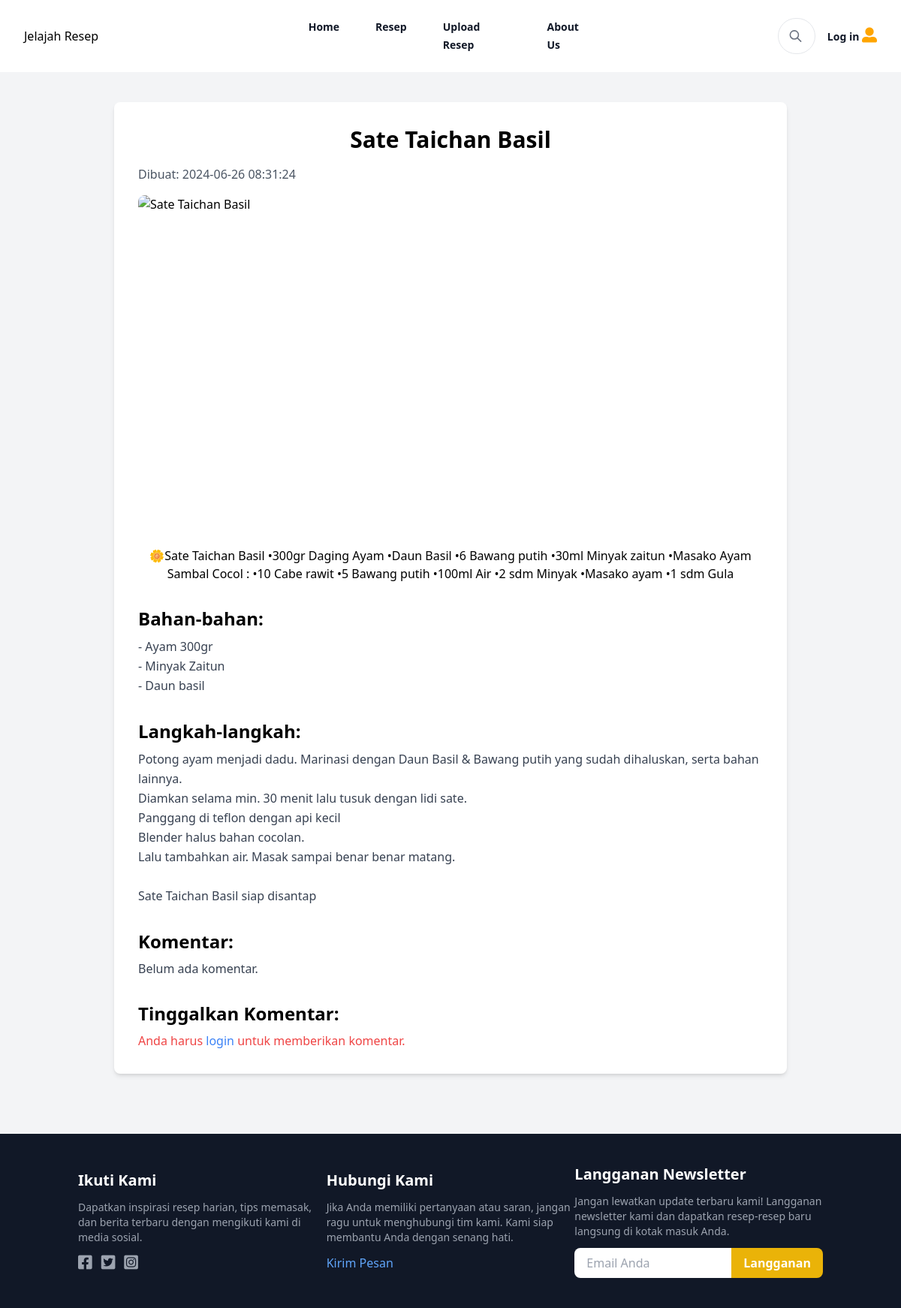
/detail_resep.php?id=6994, run on the app's committed database.
### tables this page shows
CREATE TABLE `resep_user` (
  `id_resep` int(11) NOT NULL,
  `nama_resep` varchar(255) NOT NULL,
  `bahan` text NOT NULL,
  `langkah` text NOT NULL,
  `gambar` varchar(255) NOT NULL,
  `user_id` int(11) DEFAULT NULL,
  `created_at` timestamp NOT NULL DEFAULT current_timestamp(),
  `deskripsi` text DEFAULT NULL
);

### detail_resep.php (the view, shortened to what this page needs)
<?php
include 'base_head.php';
include 'header.php';
$koneksi = mysqli_connect("localhost", "root", "", "jelajah_resep");
$id_resep = isset($_GET['id']) ? $_GET['id'] : '';
function fetchRecipeFromDatabase($id_resep, $koneksi)
{
    $sql = "SELECT * FROM resep_user WHERE id_resep = '$id_resep'";
    $result = mysqli_query($koneksi, $sql);
    if (mysqli_num_rows($result) > 0) {
        $row = mysqli_fetch_assoc($result);
        return $row;
    } else {
        return false;
    }
}
function fetchImageFromURL($url)
{
    $ch = curl_init();
    $image_data = curl_exec($ch);
    return $image_data;
}
function formatIngredients($ingredients)
{
    $ingredients = json_decode($ingredients, true);
    $formattedIngredients = "";
    foreach ($ingredients as $section) {
        foreach ($section['contents'] as $ingredient) {
            $formattedIngredients .= "- " . $ingredient['v_page_element_ingredient_item'] . "\n";
        }
    }
    return $formattedIngredients;
}
function formatSteps($steps)
{
    $steps = json_decode($steps, true);
    $formattedSteps = "";
    foreach ($steps as $step) {
        $formattedSteps .= $step['step'] . "\n";
    }
    return $formattedSteps;
}
$recipe = fetchRecipeFromDatabase($id_resep, $koneksi);
function fetchCommentsFromDatabase($id_resep, $koneksi)
{
    $sql = "
        SELECT f.komentar, u.username, f.created_at
        FROM feedback f
        JOIN users u ON f.user_id = u.id
        WHERE f.id_resep = ?
        ORDER BY f.created_at DESC";
    $stmt = $koneksi->prepare($sql);
    $stmt->bind_param("i", $id_resep);
    $stmt->execute();
    $result = $stmt->get_result();
    $comments = [];
    return $comments;
}
$comments = fetchCommentsFromDatabase($id_resep, $koneksi);
?>
<body class="bg-gray-100">
    <div class="container mx-auto px-5 py-10">
        <div class="max-w-4xl mx-auto bg-white rounded-lg shadow-md p-8">
            <?php if ($recipe) : ?>
                <h2 class="text-3xl font-bold mb-4 text-center"><?php echo htmlspecialchars($recipe['nama_resep']); ?></h2>
                <div class="flex justify-between items-center mb-4">
                    <span class="text-gray-600">Dibuat: <?php echo htmlspecialchars($recipe['created_at']); ?></span>
                </div>
                <div class="relative overflow-hidden rounded-lg" style="aspect-ratio: 16/9;">
                    <img alt="<?php echo htmlspecialchars($recipe['nama_resep']); ?>" class="absolute inset-0 w-full h-full object-cover rounded-lg">
                </div>
                <h2 class="mb-4 text-center"><?php echo htmlspecialchars($recipe['deskripsi']); ?></h2>
                <div class="mt-8">
                    <h3 class="text-2xl font-semibold mb-2">Bahan-bahan:</h3>
                    <p class="text-gray-700 leading-relaxed"><?php echo nl2br(formatIngredients($recipe['bahan'])); ?></p>
                </div>
                <div class="mt-8">
                    <h3 class="text-2xl font-semibold mb-2">Langkah-langkah:</h3>
                    <p class="text-gray-700 leading-relaxed"><?php echo nl2br(formatSteps($recipe['langkah'])); ?></p>
                </div>
                <div class="mt-8">
                    <h3 class="text-2xl font-semibold mb-2">Komentar:</h3>
                    <?php if ($comments) : ?>
                        <?php foreach ($comments as $comment) : ?>
                            <div class="mb-4 p-4 border border-gray-300 rounded-md">
                                <p class="text-gray-700"><strong><?php echo htmlspecialchars($comment['username']); ?>:</strong> <?php echo htmlspecialchars($comment['komentar']); ?></p>
                                <p class="text-gray-500 text-sm"><?php echo htmlspecialchars($comment['created_at']); ?></p>
                            </div>
                        <?php endforeach; ?>
                    <?php else : ?>
                        <p class="text-gray-700">Belum ada komentar.</p>
                    <?php endif; ?>
                </div>
                <div class="mt-8">
                    <h3 class="text-2xl font-semibold mb-2">Tinggalkan Komentar:</h3>
                    <?php if (isset($_SESSION['user_id'])) : ?>
                        <form action="" method="POST">
                            <textarea name="komentar" rows="4" class="w-full p-2 border border-gray-300 rounded-md" required></textarea>
                            <button type="submit" class="mt-2 px-4 py-2 bg-blue-500 text-white rounded-md">Kirim</button>
                        </form>
                    <?php else : ?>
                        <p class="text-red-500">Anda harus <a href="login.php" class="text-blue-500">login</a> untuk memberikan komentar.</p>
                    <?php endif; ?>
                </div>
            <?php else : ?>
                <p class="text-gray-700 text-center">Resep tidak ditemukan.</p>
            <?php endif; ?>
        </div>
    </div>
</body>
<?php include 'footer.php'; ?>

### base_head.php (shortened to what this page needs)
<!doctype html>
<html>
<head>
    <script src="https://cdn.tailwindcss.com"></script>
    <link rel="stylesheet" href="https://cdnjs.cloudflare.com/ajax/libs/font-awesome/5.15.4/css/all.min.css" />
</head>

### header.php (shortened to what this page needs)
<?php
include "base_head.php";
$user_id = isset($_SESSION['user_id']) ? $_SESSION['user_id'] : null;
?>
<body>
    <header class="bg-white" id="navbar">
        <nav class="mx-auto flex max-w-7xl items-center justify-between p-6 lg:px-8" aria-label="Global">
            <div class="flex lg:flex-1">
                <a href="#" class="-m-1.5 p-1.5">
                    <span class="h-8 w-auto">Jelajah Resep</span>
                </a>
            </div>
            <div class="hidden lg:flex lg:flex-1 lg:justify-center lg:gap-x-12">
                <a href="<?php echo isset($user_id) ? '/Jelajah%20Resep/dashboard.php#resep' : '/Jelajah%20Resep/index.php#resep'; ?>" class="text-sm font-semibold leading-6 text-gray-900">Home</a>
                <a href="<?php echo isset($user_id) ? '/Jelajah%20Resep/dashboard.php#resep' : '/Jelajah%20Resep/#resep'; ?>" class="text-sm font-semibold leading-6 text-gray-900">Resep</a>
                <a href="<?php echo isset($user_id) ? '/Jelajah%20Resep/upload_resep/upload_resep.php' : '/Jelajah%20Resep/upload_resep/upload_resep.php'; ?>" class="text-sm font-semibold leading-6 text-gray-900">Upload Resep</a>
                <a href="<?php echo isset($user_id) ? '/Jelajah%20Resep/dashboard.php#tentang-kami' : '/Jelajah%20Resep/#tentang-kami'; ?>" class="text-sm font-semibold leading-6 text-gray-900">About Us</a>
            </div>
            <div class="flex items-center gap-x-4 lg:flex lg:flex-1 lg:justify-end">
                <div class="relative">
                    <form action="/Jelajah%20Resep/search.php" method="GET" id="search-form" class="relative">
                        <input type="search" name="q" id="search-input" class="peer search-input relative z-10 h-12 w-12 cursor-pointer rounded-full border bg-transparent pl-12 outline-none focus:cursor-text focus:border-gray-300 transition-all duration-500 ease-in-out" />
                    </form>
                </div>
                <?php
                if (isset($user_id)) {
                    echo '<div class="hidden lg:flex relative">';
                    echo '<button id="userMenuBtn" class="text-sm font-semibold leading-1 text-gray-900">';
                    echo '<svg class="h-8 w-8 text-gray-900 cursor-pointer" fill="none" viewBox="0 0 24 24" stroke="currentColor" id="userMenuIcon">';
                    echo '<path stroke-linecap="round" stroke-linejoin="round" d="M4 6h16M4 12h16m-7 6h7"></path>';
                    echo '</svg>';
                    echo '</button>';
                    echo '<ul id="userMenu" class="hidden absolute right-0 mt-2 w-48 bg-white rounded-md shadow-lg py-1 ring-1 ring-black ring-opacity-5 focus:outline-none" aria-label="submenu">';
                    echo '<li><a href="/Jelajah%20Resep/profile/profile.php" class="block px-4 py-2 text-sm text-gray-700 hover:bg-gray-100">Profile</a></li>';
                    echo '<li><a href="/Jelajah%20Resep/logout.php" class="block px-4 py-2 text-sm text-gray-700 hover:bg-gray-100">Logout</a></li>';
                    echo '</ul>';
                    echo '</div>';
                } else {
                    echo '<div class="hidden lg:flex">';
                    echo '<a href="login.php" class="text-sm font-semibold leading-1 text-gray-900">Log in <i class="fas fa-user-alt" style="color: orange; font-size: 20px;"></i></a>';
                    echo '</div>';
                }
                ?>
            </div>
        </nav>
    </header>
</body>

### footer.php
<footer class="bg-gray-900 text-white py-10 mt-10">
    <div class="container mx-auto px-4">
        <div class="flex flex-col md:flex-row items-center justify-between">
            <div class="md:w-1/3">
                <h3 class="text-xl font-semibold mb-3">Ikuti Kami</h3>
                <p class="text-sm text-gray-400">Dapatkan inspirasi resep harian, tips memasak, dan berita terbaru dengan mengikuti kami di media sosial.</p>
                <div class="mt-3 flex space-x-3">
                    <a href="#" class="text-gray-400 hover:text-gray-300 transition duration-300">
                        <i class="fab fa-facebook-square fa-lg"></i>
                    </a>
                    <a href="#" class="text-gray-400 hover:text-gray-300 transition duration-300">
                        <i class="fab fa-twitter-square fa-lg"></i>
                    </a>
                    <a href="#" class="text-gray-400 hover:text-gray-300 transition duration-300">
                        <i class="fab fa-instagram-square fa-lg"></i>
                    </a>
                </div>
            </div>
            <div class="md:w-1/3 mt-6 md:mt-0">
                <h3 class="text-xl font-semibold mb-3">Hubungi Kami</h3>
                <p class="text-sm text-gray-400">Jika Anda memiliki pertanyaan atau saran, jangan ragu untuk menghubungi tim kami. Kami siap membantu Anda dengan senang hati.</p>
                <a href="#" class="text-blue-400 hover:text-blue-300 mt-3 inline-block">Kirim Pesan</a>
            </div>
            <div class="md:w-1/3 mt-6 md:mt-0">
                <h3 class="text-xl font-semibold mb-3">Langganan Newsletter</h3>
                <p class="text-sm text-gray-400">Jangan lewatkan update terbaru kami! Langganan newsletter kami dan dapatkan resep-resep baru langsung di kotak masuk Anda.</p>
                <form action="#" class="mt-3 flex">
                    <input type="email" placeholder="Email Anda" class="w-full rounded-l-lg px-4 py-2 focus:outline-none focus:ring-2 focus:ring-yellow-500 focus:border-transparent">
                    <button type="submit" class="bg-yellow-500 hover:bg-yellow-600 text-white font-bold py-2 px-4 rounded-r-lg">Langganan</button>
                </form>
            </div>
        </div>
    </div>
</footer>

### header.php (style rules this page uses)
.search-input { transition: width 0.5s ease-in-out; }

### data on the page
resep_user: nama_resep "Sate Taichan Basil", created_at "2024-06-26 08:31:24", deskripsi "🌼Sate Taichan Basil •300gr Daging Ayam •Daun Basil •6 Bawang putih •30ml Minyak zaitun •Masako Ayam Sambal Cocol : •10 Cabe rawit •5 Bawang putih •100ml Air •2 sdm Minyak •Masako ayam •1 sdm Gula", bahan "- Ayam 300gr - Minyak Zaitun - Daun basil", langkah "Potong ayam menjadi dadu. Marinasi dengan Daun Basil & Bawang putih yang sudah dihaluskan, serta bahan lainnya. Diamkan selama min. 30 menit lalu tusuk dengan lidi sate. Panggang di teflon dengan api kecil Blender halus bahan cocolan. Lalu tambahkan air. Masak sampai benar benar matang. Sate Taichan Basil siap disantap"
